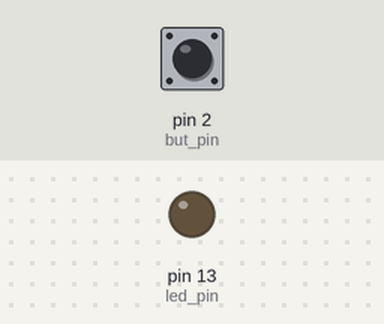
Bench run of a sketch on a simulated Arduino Uno, built with avr-gcc and run on an emulated ATmega328P. On the bench: output pins drawn as LEDs (lit = HIGH). The test bench sets the inputs (shaded band); at power-on: pin 2 (but_pin) HIGH.

Above: at 1.2 s.
1.3 s: pin 2 (but_pin) pulled LOW for 0.15 s
At 2.4 s:
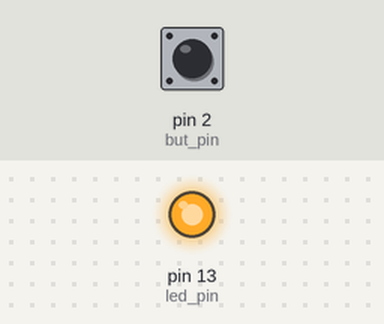
2.9 s: pin 2 (but_pin) pulled LOW for 1 s
At 3.7 s:
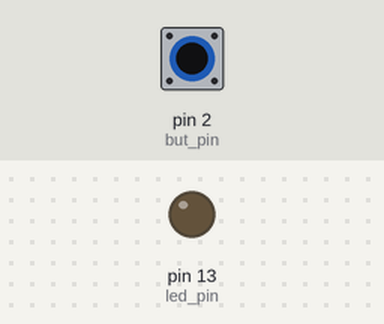
5.4 s: pin 2 (but_pin) pulled LOW for 3.2 s
At 6.8 s:
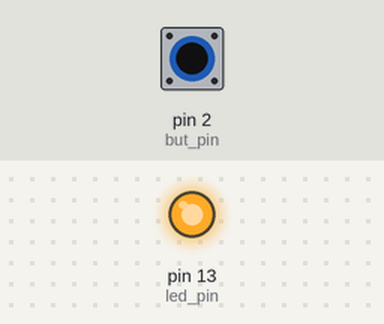
Timing chart, 0 to 8.4 s (numbered marks = the images above; inputs shaded):
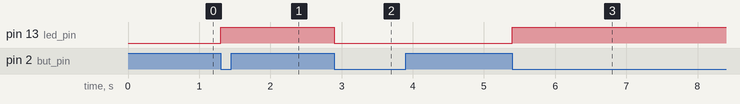

The sketch:

debounce_PT1.ino
```cpp
int led_pin = 13;
int but_pin = 2;
int pot_pin = A0;
int led_state = LOW;
int debounce_limit = 200;
unsigned long ultimo_acionamento = 0;

void interrupt_handler() {

  // Altera estado se o tempo de debounce acabou
  if (debounce()) {
      led_state = !led_state;
  }

}

bool debounce() {
  // Momento em que o botao foi acionado
  unsigned long botao_acionado = millis();

  // Passou o tempo de debounce, deve-se alterar o estado
  if ((botao_acionado - ultimo_acionamento) > debounce_limit) {
      ultimo_acionamento = botao_acionado;
      return true;
  } else {
      return false;
  }

}

void blink() {
  // Escreve no pino do led o seu estado atual
  digitalWrite(led_pin, led_state);
}

void setup() {
  Serial.begin(9600);
  pinMode(led_pin, OUTPUT);
  pinMode(but_pin, INPUT_PULLUP);
  // Ativa interrupação
  attachInterrupt(digitalPinToInterrupt(but_pin),interrupt_handler,FALLING);
}

void loop() {
   blink();
   /*Serial.print("Valor pot.: ");
   unsigned int adc = analogRead(pot_pin);
   Serial.println(adc);
   unsigned long v = (5000*(unsigned long)adc) / 1024;
   Serial.print("Tensão (mV): ");
   Serial.println(v);
   delay(1000);*/
}
```

Measured:
- after the input at 1.3 s, pin 13 (led_pin): LOW → HIGH at once
- after the input at 2.9 s, pin 13 (led_pin): HIGH → LOW at once
- after the input at 5.4 s, pin 13 (led_pin): LOW → HIGH at once
